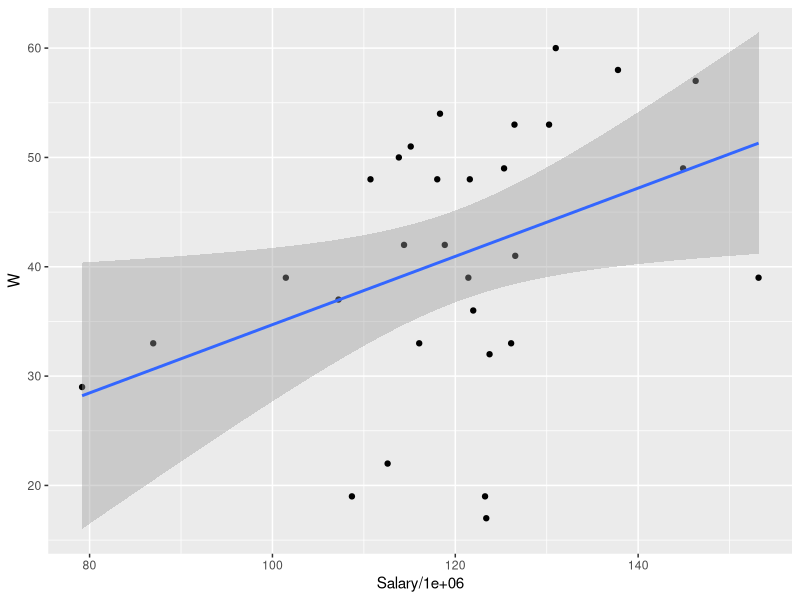
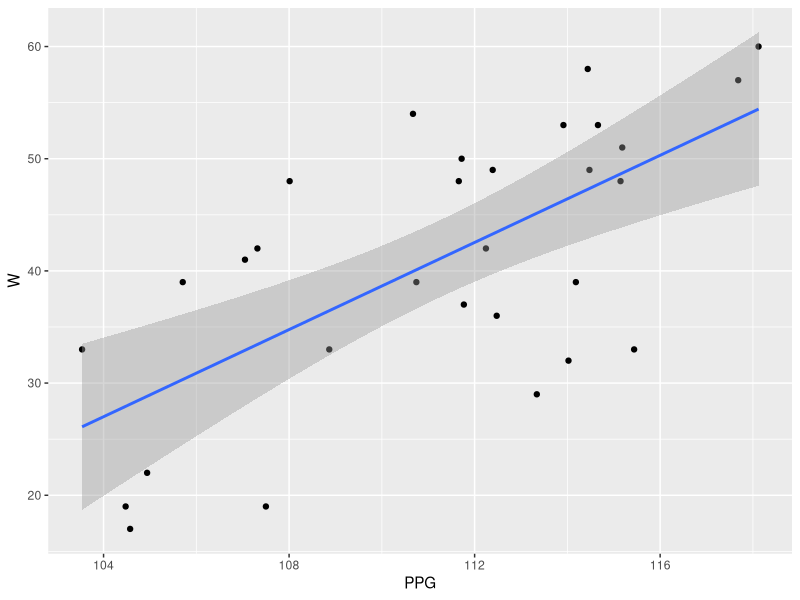
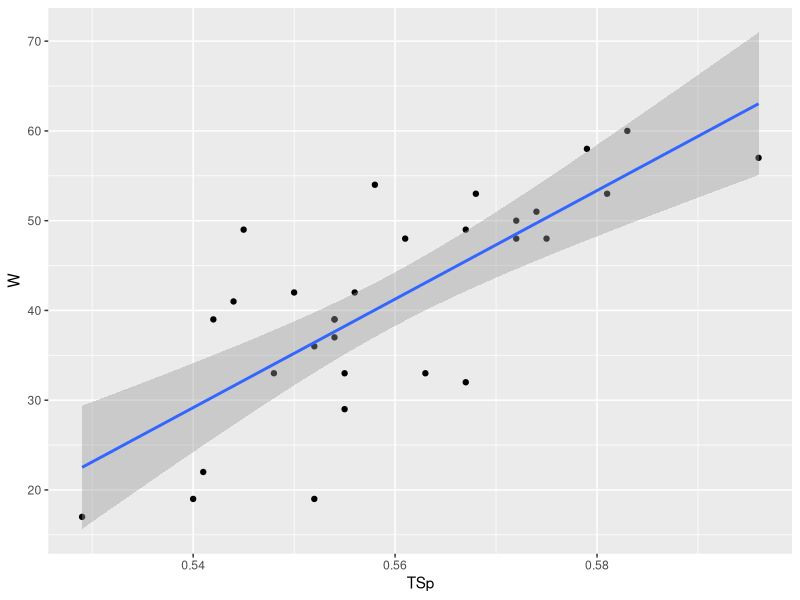
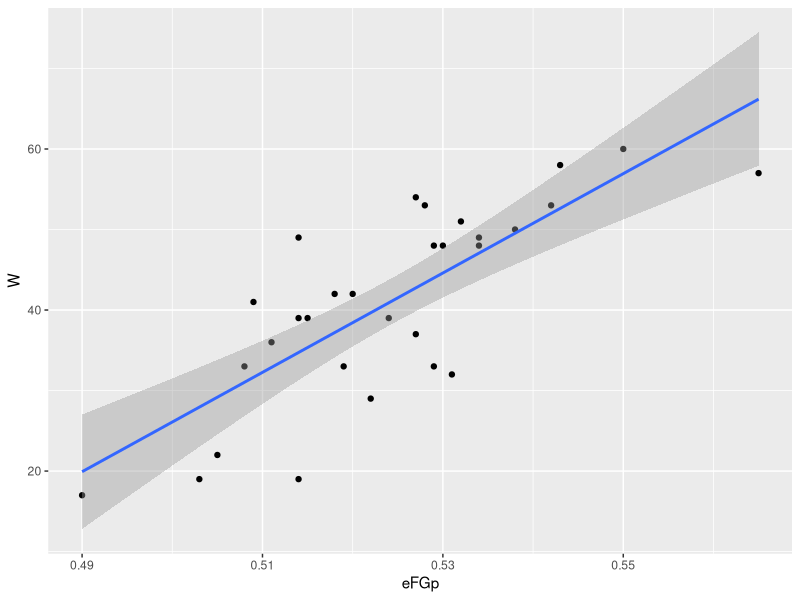
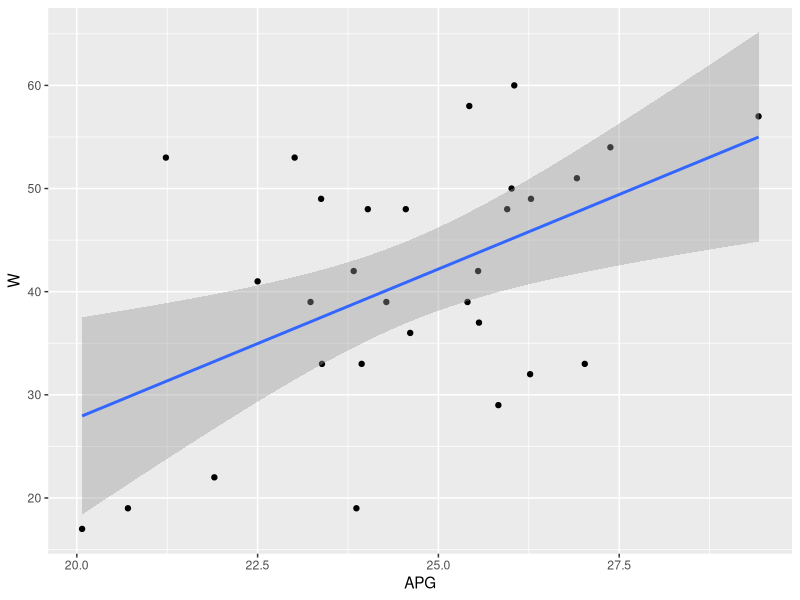
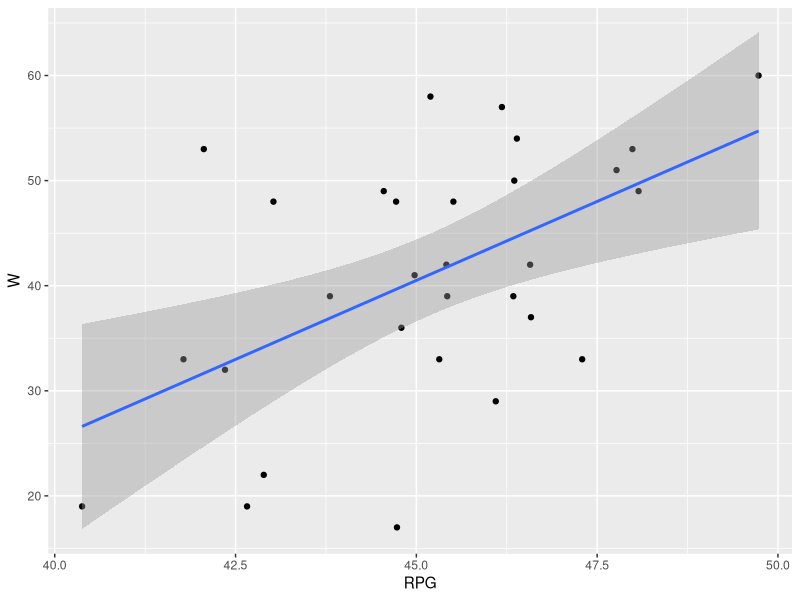
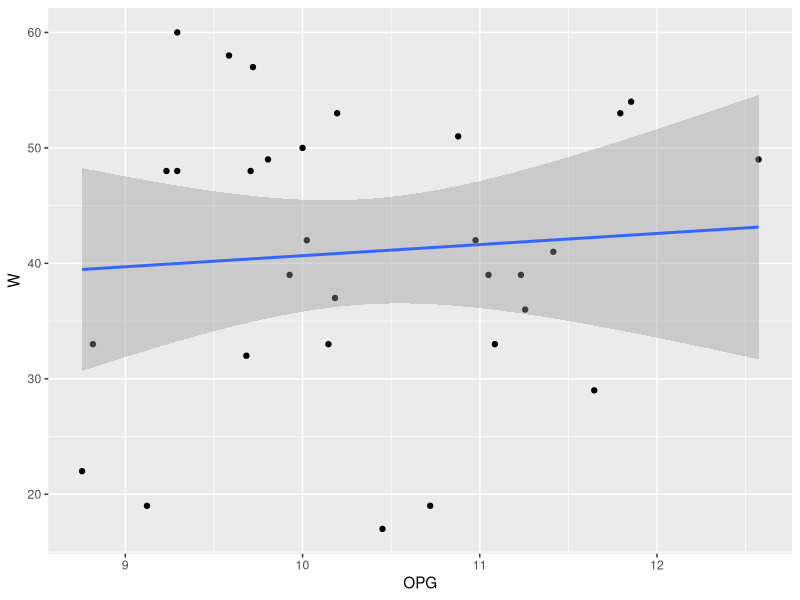
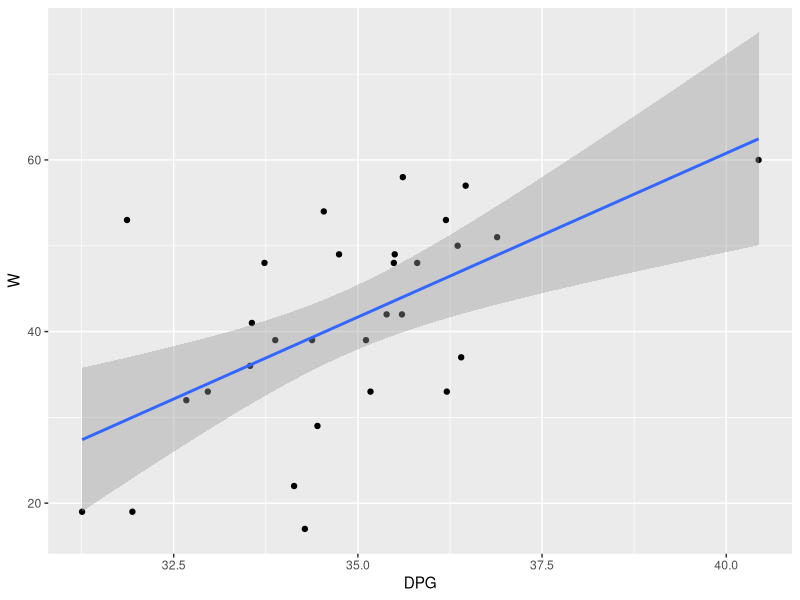

The R source for these figures, in order:
## Exploratory Data Analysis - Teams


## Loading Relevant Packages

library(tidyverse)



## Reading in the Data

teams <- read_csv("data/processed/team_stats_final.csv")


## Exploratory Analysis of the Data

## Each cycle of code creates a plot, prints the plot & shows the correlation coefficient. The correlation is 
## important as it will contribute to the modelling process.


## Salary vs Wins


salary_wins <- teams %>%
  ggplot(aes(Salary / 1000000, W)) +
  geom_point() +
  geom_smooth(method = "lm") 

salary_wins

cor(teams$Salary, teams$W, method = "pearson") # More money to spend does not equal more wins.


## PPG vs Wins


ppg_wins <- teams %>%
  ggplot(aes(PPG, W)) +
  geom_point() +
  geom_smooth(method = "lm") 

ppg_wins

cor(teams$PPG, teams$W, method = "pearson") # More points per game generally signifies more wins.


## TSp vs Wins

tsp_wins <- teams %>%
  ggplot(aes(TSp, W)) +
  geom_point() +
  geom_smooth(method = "lm") 

tsp_wins

cor(teams$TSp, teams$W, method = "pearson") # Higher true shooting percentage strongly contributes to more wins.



## eFGp vs Wins

efgp_wins <- teams %>%
  ggplot(aes(eFGp, W)) +
  geom_point() +
  geom_smooth(method = "lm") 

efgp_wins

cor(teams$eFGp, teams$W, method = "pearson") # Better field goal efficiency strongly contributes to more wins.


## APG vs Wins

apg_wins <- teams %>%
  ggplot(aes(APG, W)) +
  geom_point() +
  geom_smooth(method = "lm")

apg_wins

cor(teams$APG, teams$W, method = "pearson") # More assists per game moderately affects wins.



## RPG vs Wins


rpg_wins <- teams %>%
  ggplot(aes(RPG, W)) +
  geom_point() +
  geom_smooth(method = "lm")

rpg_wins

cor(teams$RPG, teams$W, method = "pearson") # More rebounds per game moderately affects wins.


## OPG vs Wins

opg_wins <- teams %>%
  ggplot(aes(OPG, W)) +
  geom_point() +
  geom_smooth(method = "lm")

opg_wins

cor(teams$OPG, teams$W, method = "pearson") # Offensive rebounds do not affect wins.


## DPG vs Wins

dpg_wins <- teams %>%
  ggplot(aes(DPG, W)) +
  geom_point() +
  geom_smooth(method = "lm")

dpg_wins

cor(teams$DPG, teams$W, method = "pearson") # More defensive rebounds per game moderately affects wins.


## SPG vs Wins

spg_wins <- teams %>%
  ggplot(aes(SPG, W)) +
  geom_point() +
  geom_smooth(method = "lm")

spg_wins

cor(teams$SPG, teams$W, method = "pearson") # More steals per weakly influences wins.


## BPG vs Wins

bpg_wins <- teams %>%
  ggplot(aes(BPG, W)) +
  geom_point() +
  geom_smooth(method = "lm")

bpg_wins

cor(teams$BPG, teams$W, method = "pearson") # Blocks per game moderately affects wins.


## TPG vs WIns

tpg_wins <- teams %>%
  ggplot(aes(TPG, W)) +
  geom_point() +
  geom_smooth(method = "lm")

tpg_wins

cor(teams$TPG, teams$W, method = "pearson") # Turnovers per game have a weak influence on losses.


## FPG vs Wins

fpg_wins <- teams %>%
  ggplot(aes(FPG, W)) +
  geom_point() +
  geom_smooth(method = "lm")

fpg_wins

cor(teams$FPG, teams$W, method = "pearson") # Fouls have a weak influence on losses.



  